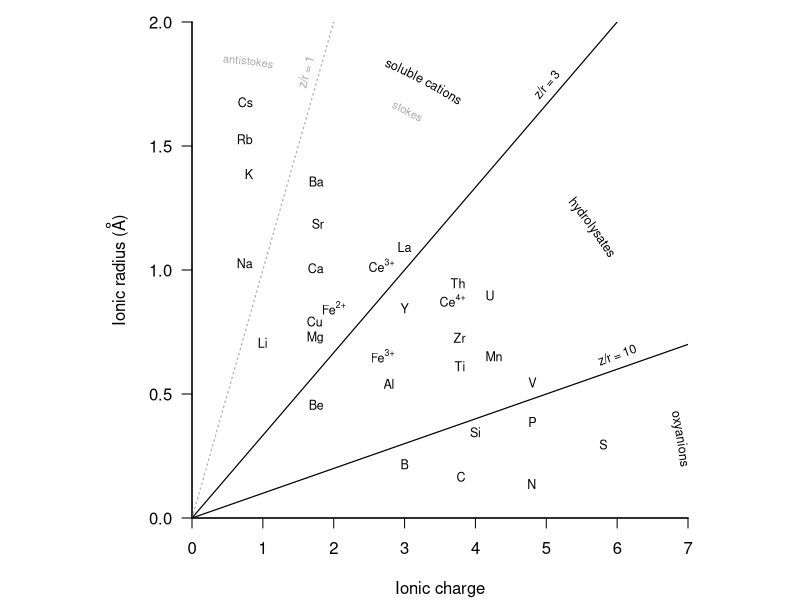

This chart was generated by the following R code:
# Import data ==================================================================
goldschmidt <- read.table("goldschmidt.csv", sep = ",", dec = ".",
                          header = TRUE, row.names = NULL, encoding = "UTF-8")

# Plot diagram =================================================================
# Set graphical parameters -----------------------------------------------------
par(fig = c(0, 1, 0, 1), mar = c(4, 5, 1, 1) + 0.1,
    cex = 1, cex.axis = 1, cex.lab = 1, lwd = 1.2,
    xpd = FALSE, las = 1, pty = "s", new = FALSE)

# Plot diagram -----------------------------------------------------------------
plot(
  x = goldschmidt$z, y = goldschmidt$r,
  pch = c(17, 16, 0, 15)[interaction(goldschmidt$stokes, goldschmidt$ion, drop = TRUE)],
  col = c("#4477AA", "#EE6677", "#228833")[goldschmidt$ion],
  xlab = "Ionic charge", ylab = expression("Ionic radius ("*ring(A)*")"),
  xlim = c(0, 7), ylim = c(0, 2),
  bty = "l", xaxs = "i", yaxs = "i"
)

# Add labels -------------------------------------------------------------------
goldschmidt_lab <- as.character(goldschmidt$symbol)
ion <- which(goldschmidt_lab %in% c("Mg", "Cu", "Fe(II)", "Fe(III)",
                                    "Ce(III)", "Ce(IV)"))
goldschmidt_lab[ion] <- c("Cu\nMg","", # workaround
                          expression("Fe"^"2+"), 
                          expression("Fe"^"3+"), 
                          expression("Ce"^"3+"), 
                          expression("Ce"^"4+"))

text(
  x = goldschmidt$z, y = goldschmidt$r,
  labels = goldschmidt_lab,
  pos = c(1,2,2,2,2,2,2,2,3,2,2,2,1,2,2,1,2,3,2,1,2,4,2,2,4,2,2,2,2,2),
  cex = 0.75
)

# Add sectors ------------------------------------------------------------------
abline(a = 0, b = 1, lty = 3, lwd = 1.2, col = "darkgrey")
text(x = 1.6, y = 1.8, srt = 75, labels = "z/r = 1", cex = 0.75, col = "darkgrey")
abline(a = 0, b = 3^-1, lty = 1, lwd = 1.2)
text(x = 5, y = 1.75, srt = 50, labels = "z/r = 3", cex = 0.75)
abline(a = 0, b = 10^-1, lty = 1, lwd = 1.2)
text(x = 6, y = 0.66, srt = 20, labels = "z/r = 10", cex = 0.75)

plotrix::arctext("antistokes", center = c(0,0), radius = 6.5, middle = pi/2.17, 
                 cex = 0.66, col = "darkgrey")
plotrix::arctext("stokes", center = c(0,0), radius = 6.5, middle = pi/2.9, 
                 cex = 0.66, col = "darkgrey")
plotrix::arctext("soluble cations", center = c(0,0), radius = 7, middle = pi/2.9, 
                 cex = 0.75)
plotrix::arctext("hydrolysates", center = c(0,0), radius = 7, middle = pi/5,
                 cex = 0.75)
plotrix::arctext("oxyanions", center = c(0,0), radius = 7, middle = pi/19.5,
                 cex = 0.75)
